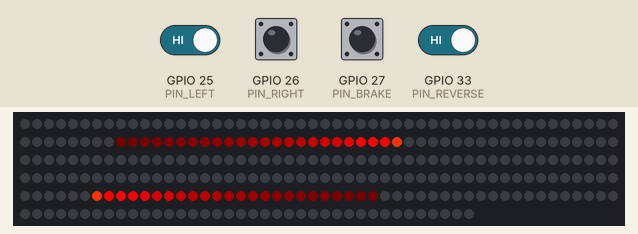
This program was run on a simulated ESP32. On the bench: 288 RGB LEDs in strip order, left to right, continuing on the next row. The test bench sets the inputs (shaded band); at power-on: GPIO 25 (PIN_LEFT), GPIO 26 (PIN_RIGHT), GPIO 27 (PIN_BRAKE), GPIO 33 (PIN_REVERSE) HIGH. Dim RGB values are drawn brighter than linear.

Above: at 1.2 s.
1.3 s: GPIO 25 (PIN_LEFT) driven LOW and GPIO 33 (PIN_REVERSE) driven LOW
At 2.98 s:
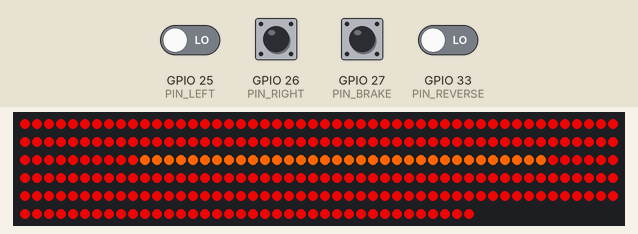
4.3 s: GPIO 33 (PIN_REVERSE) driven HIGH
At 4.63 s:
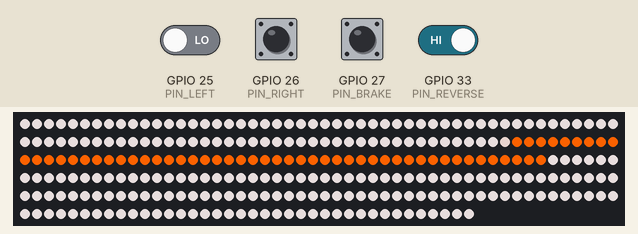
6.2 s: GPIO 33 (PIN_REVERSE) driven LOW
At 7.53 s:
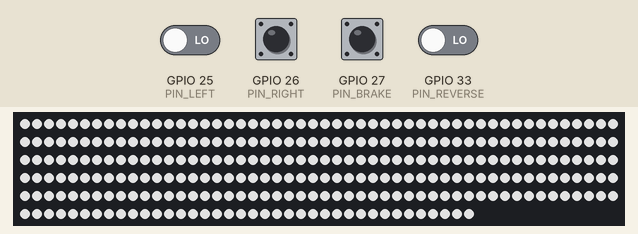
9.2 s: GPIO 26 (PIN_RIGHT) pulled LOW for 0.15 s
At 9.39 s:
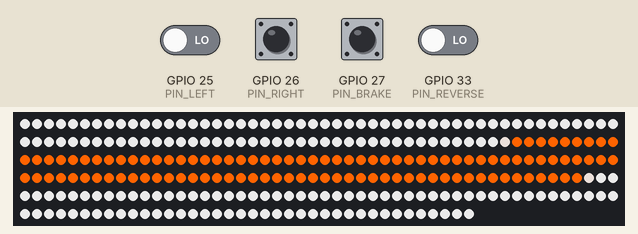
9.9 s: GPIO 27 (PIN_BRAKE) pulled LOW for 0.15 s
At 10.19 s:
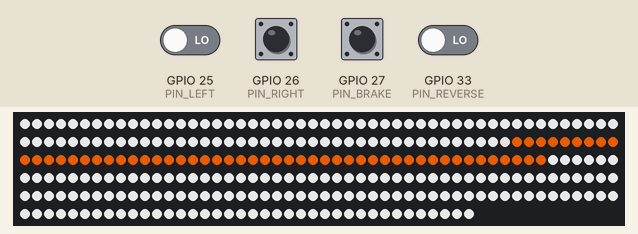
10.6 s: GPIO 26 (PIN_RIGHT) pulled LOW for 1 s
At 11.22 s:
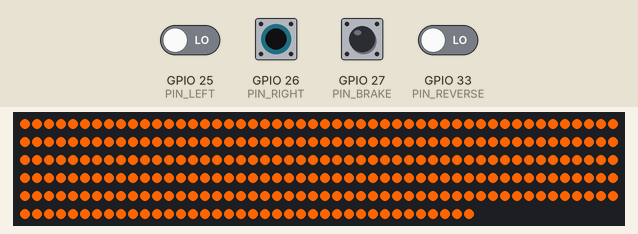

The program:

main.cpp
```cpp
// Car wing light - ESP32 + FastLED
// 288x WS2812 on GPIO12
// Inputs (INPUT_PULLUP, bridge the pin to GND to activate):
//   GPIO27 brake | GPIO26 right blinker | GPIO25 left blinker | GPIO33 reverse

#include <Arduino.h>
#include <FastLED.h>

// ===================== Hardware =====================
#define LED_PIN        12
#define NUM_LEDS       288
#define COLOR_ORDER    GRB      // WS2812/WS2812B. If red shows up green, try RGB.
#define MAX_MILLIAMPS  8000     // Set this to what your 5V supply can really deliver

#define PIN_BRAKE      27
#define PIN_RIGHT      26
#define PIN_LEFT       25
#define PIN_REVERSE    33

#define SWAP_SIDES      false   // true if left/right blinkers come out mirrored
#define BLINK_OFF_DARK  false   // true = blinking half goes dark between flashes

// ===================== Look & timing =====================
const float    IDLE_LEVEL      = 0.75f;   // steady red
const float    BRAKE_LEVEL     = 1.00f;   // brake red
const CRGB     BLINK_COLOR     = CRGB(255, 100, 0);

const uint32_t FRAME_MS        = 10;      // ~100 fps target
const uint32_t DEBOUNCE_MS     = 30;

// Startup animation
const uint32_t ROLL_MS         = 1400;    // heads run from both ends to the middle
const uint32_t BOOM_MS         = 1300;    // red explosion fills the strip
const int      HEAD_LEN        = 4;       // LEDs in each head
const uint8_t  TAIL_FADE       = 70;      // higher = shorter tail
const float    BOOM_FRONT_W    = 18.0f;   // width of the bright wave front (LEDs)

// Blinker (sequential, middle -> outwards)
const uint32_t BLINK_PERIOD_MS = 800;
const uint32_t BLINK_SWEEP_MS  = 380;
const uint32_t BLINK_HOLD_MS   = 220;     // the rest of the period is the "off" part

// Level / colour fades (seconds for a full 0..1 change)
const float    LEVEL_UP_S      = 0.25f;
const float    LEVEL_DOWN_S    = 0.80f;
const float    WHITE_FADE_S    = 1.20f;   // red <-> white when reversing

// ===================== State =====================
static const int HALF = NUM_LEDS / 2;
static CRGB leds[NUM_LEDS];

enum { B_BRAKE, B_RIGHT, B_LEFT, B_REVERSE, B_COUNT };

struct Button {
  uint8_t  pin;
  bool     stable;     // debounced state, true = pressed (pin pulled to GND)
  bool     lastRaw;
  uint32_t changedAt;
};

static Button btn[B_COUNT] = {
  { PIN_BRAKE,   false, false, 0 },
  { PIN_RIGHT,   false, false, 0 },
  { PIN_LEFT,    false, false, 0 },
  { PIN_REVERSE, false, false, 0 },
};

static uint32_t lastFrame     = 0;
static bool     startupBegun  = false;
static bool     startupDone   = false;
static uint32_t startT0       = 0;
static int      rollPrev      = -1;

static float    level         = IDLE_LEVEL;
static float    whiteMix      = 0.0f;
static bool     blinkWasOn    = false;
static uint32_t blinkStart    = 0;

// ===================== Helpers =====================
static inline uint8_t toByte(float v) {
  if (v < 0.0f) v = 0.0f;
  if (v > 1.0f) v = 1.0f;
  return (uint8_t)(v * 255.0f + 0.5f);
}

static inline float stepToward(float cur, float target, float step) {
  if (cur < target) { cur += step; return cur > target ? target : cur; }
  cur -= step;
  return cur < target ? target : cur;
}

static inline float outCubic(float u) {
  float v = 1.0f - u;
  return 1.0f - v * v * v;
}

static inline float smoothCurve(float x) { return x * x * (3.0f - 2.0f * x); }

static void readInputs(uint32_t now) {
  for (int i = 0; i < B_COUNT; i++) {
    Button &b = btn[i];
    bool raw = (digitalRead(b.pin) == LOW);
    if (raw != b.lastRaw) { b.lastRaw = raw; b.changedAt = now; }
    if (now - b.changedAt >= DEBOUNCE_MS) b.stable = raw;
  }
}

// ===================== Startup animation =====================
static void startupFrame(uint32_t now) {
  if (!startupBegun) {
    startupBegun = true;
    startT0 = now;
    rollPrev = -1;
    fill_solid(leds, NUM_LEDS, CRGB::Black);
  }
  const uint32_t t = now - startT0;

  if (t < ROLL_MS) {
    // Phase 1: a few LEDs start at each end and accelerate towards the middle
    float u = (float)t / (float)ROLL_MS;
    int pos = (int)(u * u * (HALF - 1));
    fadeToBlackBy(leds, NUM_LEDS, TAIL_FADE);

    int lo = pos - HEAD_LEN + 1;
    if (rollPrev + 1 < lo) lo = rollPrev + 1;   // fill gaps if a frame was late
    if (lo < 0) lo = 0;
    for (int i = lo; i <= pos; i++) {
      CRGB c = (i == pos) ? CRGB(255, 50, 0) : CRGB(255, 0, 0);
      leds[i] = c;
      leds[NUM_LEDS - 1 - i] = c;
    }
    rollPrev = pos;
    return;
  }

  if (t < ROLL_MS + BOOM_MS) {
    // Phase 2: red explosion spreads from the middle until the whole strip is covered
    float u = (float)(t - ROLL_MS) / (float)BOOM_MS;
    const float centre = (NUM_LEDS - 1) * 0.5f;
    const float rMax   = centre + BOOM_FRONT_W + 1.0f;
    const float r      = outCubic(u) * rMax;

    for (int i = 0; i < NUM_LEDS; i++) {
      float d = fabsf((float)i - centre);
      float v;
      if (d <= r - BOOM_FRONT_W) {
        v = IDLE_LEVEL;
      } else if (d <= r) {
        float k = (r - d) / BOOM_FRONT_W;            // 0 at the front, 1 behind it
        v = 1.0f - (1.0f - IDLE_LEVEL) * k;          // front is 100%, settles to idle
      } else if (d <= r + 3.0f) {
        v = 1.0f - (d - r) / 3.0f;                   // soft leading edge
      } else {
        v = 0.0f;
      }
      leds[i] = CRGB(toByte(v), 0, 0);
    }
    return;
  }

  // Done: hand over to normal operation (already showing idle red)
  fill_solid(leds, NUM_LEDS, CRGB(toByte(IDLE_LEVEL), 0, 0));
  level = IDLE_LEVEL;
  whiteMix = 0.0f;
  startupDone = true;
}

// ===================== Normal operation =====================
// Paints one half of the strip. Sweeps outwards from the middle.
static void paintBlinkHalf(bool highSide, float lit) {
  const int   full = (int)lit;
  const float frac = lit - (float)full;
  for (int k = 0; k < HALF; k++) {
    int idx = highSide ? (HALF + k) : (HALF - 1 - k);
    CRGB &p = leds[idx];
    if (k < full) {
      p = BLINK_COLOR;
    } else {
      if (BLINK_OFF_DARK) p = CRGB::Black;
      if (k == full && frac > 0.0f) nblend(p, BLINK_COLOR, (uint8_t)(frac * 255.0f));
    }
  }
}

static void normalFrame(uint32_t now, float dt) {
  const bool brake   = btn[B_BRAKE].stable;
  const bool reverse = btn[B_REVERSE].stable;
  const bool leftOn  = btn[B_LEFT].stable;
  const bool rightOn = btn[B_RIGHT].stable;

  // Brightness: 75% idle, 100% on brake (quick up, softer down)
  level = stepToward(level, brake ? BRAKE_LEVEL : IDLE_LEVEL,
                   dt / (brake ? LEVEL_UP_S : LEVEL_DOWN_S));

  // Red <-> white fade for reverse
  whiteMix = stepToward(whiteMix, reverse ? 1.0f : 0.0f, dt / WHITE_FADE_S);
  const float w = smoothCurve(whiteMix);

  CRGB base(toByte(level), toByte(level * w), toByte(level * w));
  fill_solid(leds, NUM_LEDS, base);

  // Sequential blinkers (both together = hazard lights)
  const bool anyBlink = leftOn || rightOn;
  if (anyBlink) {
    if (!blinkWasOn) blinkStart = now;
    uint32_t ph = (now - blinkStart) % BLINK_PERIOD_MS;
    float lit;
    if (ph < BLINK_SWEEP_MS)                    lit = HALF * (float)ph / (float)BLINK_SWEEP_MS;
    else if (ph < BLINK_SWEEP_MS + BLINK_HOLD_MS) lit = (float)HALF;
    else                                        lit = 0.0f;

    const bool lowHalf  = SWAP_SIDES ? rightOn : leftOn;   // indices 0..HALF-1
    const bool highHalf = SWAP_SIDES ? leftOn  : rightOn;   // indices HALF..N-1
    if (lowHalf)  paintBlinkHalf(false, lit);
    if (highHalf) paintBlinkHalf(true,  lit);
  }
  blinkWasOn = anyBlink;
}

// ===================== Arduino entry points =====================
void setup() {
  Serial.begin(115200);
  pinMode(PIN_BRAKE,   INPUT_PULLUP);
  pinMode(PIN_RIGHT,   INPUT_PULLUP);
  pinMode(PIN_LEFT,    INPUT_PULLUP);
  pinMode(PIN_REVERSE, INPUT_PULLUP);

  FastLED.addLeds<WS2812B, LED_PIN, COLOR_ORDER>(leds, NUM_LEDS);
  FastLED.setCorrection(UncorrectedColor);
  FastLED.setMaxPowerInVoltsAndMilliamps(5, MAX_MILLIAMPS);
  FastLED.setBrightness(255);
  FastLED.clear(true);

  lastFrame = millis();
}

void loop() {
  const uint32_t now = millis();
  if (now - lastFrame < FRAME_MS) return;
  const float dt = (float)(now - lastFrame) / 1000.0f;
  lastFrame = now;

  readInputs(now);
  if (!startupDone) startupFrame(now);
  else              normalFrame(now, dt);

  FastLED.show();
}
```
